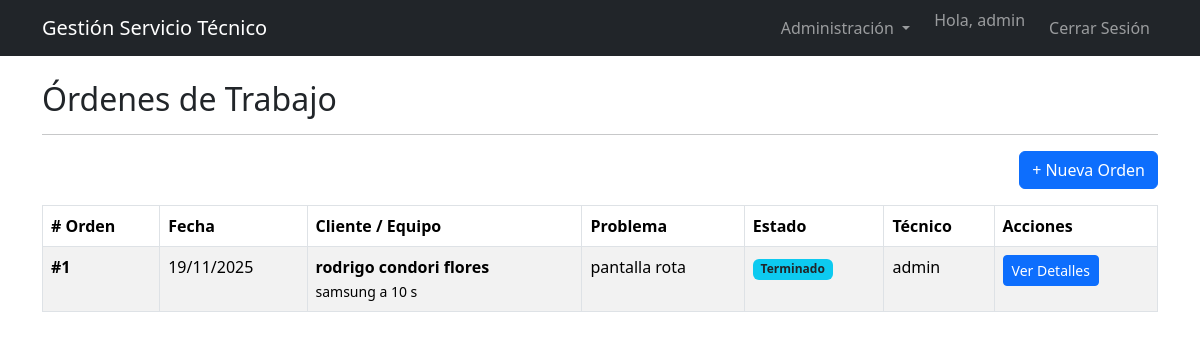
Page /ordenes (signed in) on the committed database.
### models.py (models this page shows, shortened)
class Usuario(db.Model, UserMixin):
    __tablename__ = 'usuarios'
    id = db.Column(db.Integer, primary_key=True)
    email = db.Column(db.String(120), unique=True, nullable=False, index=True)
    password_hash = db.Column(db.String(128), nullable=False)
    nombre = db.Column(db.String(100), nullable=False)
    rol_id = db.Column(db.Integer, db.ForeignKey('roles.id'), nullable=False)
    ordenes_asignadas = db.relationship('Orden', backref='tecnico', lazy='dynamic')

class Orden(db.Model):
    __tablename__ = 'ordenes'
    id = db.Column(db.Integer, primary_key=True)
    fecha_ingreso = db.Column(db.DateTime, default=datetime.utcnow)
    problema_reportado = db.Column(db.Text, nullable=False)
    diagnostico_tecnico = db.Column(db.Text)
    equipo_id = db.Column(db.Integer, db.ForeignKey('equipos.id'), nullable=False)
    tecnico_id = db.Column(db.Integer, db.ForeignKey('usuarios.id'), nullable=False)
    estado_id = db.Column(db.Integer, db.ForeignKey('estados.id'), nullable=False)
    detalles = db.relationship('DetalleOrden', backref='orden', lazy='dynamic')

class Cliente(db.Model):
    __tablename__ = 'clientes'
    id = db.Column(db.Integer, primary_key=True)
    nombre = db.Column(db.String(150), nullable=False)
    telefono = db.Column(db.String(20), index=True)
    email = db.Column(db.String(120))
    equipos = db.relationship('Equipo', backref='cliente', lazy='dynamic')

class Marca(db.Model):
    __tablename__ = 'marcas'
    id = db.Column(db.Integer, primary_key=True)
    nombre = db.Column(db.String(50), unique=True, nullable=False)
    equipos = db.relationship('Equipo', backref='marca', lazy='dynamic')

class Equipo(db.Model):
    __tablename__ = 'equipos'
    id = db.Column(db.Integer, primary_key=True)
    modelo = db.Column(db.String(100))
    serial = db.Column(db.String(100), unique=True, index=True)
    cliente_id = db.Column(db.Integer, db.ForeignKey('clientes.id'), nullable=False)
    marca_id = db.Column(db.Integer, db.ForeignKey('marcas.id'), nullable=False)
    tipo_id = db.Column(db.Integer, db.ForeignKey('tipos_equipo.id'), nullable=False)
    ordenes = db.relationship('Orden', backref='equipo', lazy='dynamic')

class Estado(db.Model):
    __tablename__ = 'estados'
    id = db.Column(db.Integer, primary_key=True)
    nombre = db.Column(db.String(50), unique=True, nullable=False)
    ordenes = db.relationship('Orden', backref='estado', lazy='dynamic')

### blueprints/ordenes.py (the view)
@ordenes_bp.route('/ordenes')
@login_required
def listar_ordenes():
    ordenes = Orden.query.order_by(Orden.fecha_ingreso.desc()).all()
    return render_template('ordenes_lista.html', ordenes=ordenes)

### app.py (called while the page is built)
@login_manager.user_loader
def load_user(user_id):
    return Usuario.query.get(int(user_id))

### templates/ordenes_lista.html (shortened to what this page needs)
{% extends 'base.html' %}
{% block content %}
<h2>Órdenes de Trabajo</h2>
<hr>
<div class="text-end mb-3">
    <a href="{{ url_for('ordenes.crear_orden') }}" class="btn btn-primary">
        + Nueva Orden
    </a>
</div>
<table class="table table-striped table-bordered">
    <thead class="thead-dark">
        <tr>
            <th scope="col"># Orden</th>
            <th scope="col">Fecha</th>
            <th scope="col">Cliente / Equipo</th>
            <th scope="col">Problema</th>
            <th scope="col">Estado</th>
            <th scope="col">Técnico</th>
            <th scope="col">Acciones</th>
        </tr>
    </thead>
    <tbody>
        {% for orden in ordenes %}
        <tr>
            <td><strong>#{{ orden.id }}</strong></td>
            <td>{{ orden.fecha_ingreso.strftime('%d/%m/%Y') }}</td>
            <td>
                <strong>{{ orden.equipo.cliente.nombre }}</strong><br>
                <small>{{ orden.equipo.marca.nombre }} {{ orden.equipo.modelo }}</small>
            </td>
            <td>{{ orden.problema_reportado }}</td>
            <td>
                <span class="badge bg-info text-dark">{{ orden.estado.nombre }}</span>
            </td>
            <td>{{ orden.tecnico.nombre }}</td>
            <td>
                <a href="{{ url_for('ordenes.ver_orden', id=orden.id) }}" class="btn btn-primary btn-sm">Ver Detalles</a>
            </td>
        </tr>
        {% endfor %}
    </tbody>
</table>
{% endblock %}

### templates/base.html (shortened to what this page needs)
<!doctype html>
<html lang="es">
  <head>
    <link href="https://cdn.jsdelivr.net/npm/bootstrap@5.3.2/dist/css/bootstrap.min.css" rel="stylesheet">
  </head>
  <body>
    <nav class="navbar navbar-expand-lg navbar-dark bg-dark">
      <div class="container">
        <a class="navbar-brand" href="{{ url_for('index') }}">Gestión Servicio Técnico</a>
        <div class="collapse navbar-collapse" id="navbarNav">
          <ul class="navbar-nav ms-auto">
            {% if current_user.is_authenticated %}
              <li class="nav-item dropdown me-3">
                <a class="nav-link dropdown-toggle" href="#" role="button" data-bs-toggle="dropdown" aria-expanded="false">
                  Administración
                </a>
              </li>
              <li class="nav-item">
                <span class="navbar-text me-3">
                  Hola, {{ current_user.nombre }}
                </span>
              </li>
              <li class="nav-item">
                <a class="nav-link" href="{{ url_for('auth.logout') }}">Cerrar Sesión</a>
              </li>
            {% else %}
              <li class="nav-item">
                <a class="nav-link" href="{{ url_for('auth.login') }}">Iniciar Sesión</a>
              </li>
            {% endif %}
          </ul>
        </div>
      </div>
    </nav>
    <div class="container mt-4">
      {% block content %}
      {% endblock %}
    </div>
  </body>
</html>

### rows in the picture
Usuario: nombre "admin"
Orden: id "1", fecha_ingreso "19/11/2025", equipo.cliente.nombre "rodrigo condori flores", equipo.marca.nombre "samsung", equipo.modelo "a 10 s", problema_reportado "pantalla rota", estado.nombre "Terminado", tecnico.nombre "admin"
